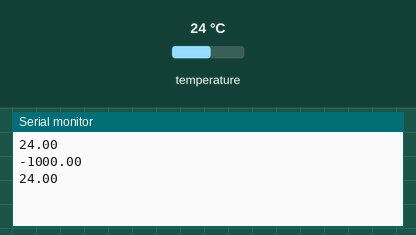
Recording of a sketch running on a simulated Arduino Mega 2560, built with avr-gcc and run on an emulated ATmega2560. Shown: the last lines printed to the serial monitor. The test bench sets the inputs (shaded band); at power-on: temperature 24 °C.

Above: at 7.6 s.
7.7 s: temperature set to 12 °C
At 9.6 s:
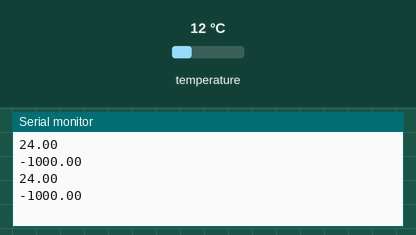
14.0 s: temperature set to 19 °C
At 17.1 s:
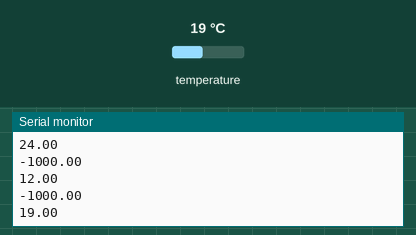
Timing chart, 0 to 18.6 s (numbered marks = the images above; inputs shaded):
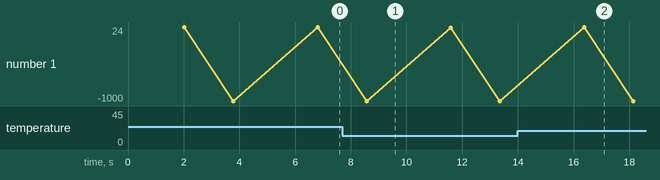

The sketch:

Temperature.ino
```cpp
#include <OneWire.h>


OneWire  ds(45);  // on pin 10 (a 4.7K resistor is necessary)

void setup(void) {
  Serial.begin(9600);
}

void loop(void) {
  Serial.println(GetTemp());
  delay(1000);
}

float GetTemp(){
  byte i;
  byte present = 0;
  byte type_s;
  byte data[12];
  byte addr[8];
  float celsius, fahrenheit;

  if ( !ds.search(addr)) {
    ds.reset_search();
    delay(750);
    //Serial.println("Not ready!");
    return -1000;
  }

  if (OneWire::crc8(addr, 7) != addr[7]) {
      Serial.println("CRC is not valid!");
      return -1000;
  }

  // the first ROM byte indicates which chip
  switch (addr[0]) {
    case 0x10:
      type_s = 1;
      break;
    case 0x28:
      type_s = 0;
      break;
    case 0x22:
      type_s = 0;
      break;
    default:
      Serial.println("Device is not a DS18x20 family device.");
      return -1000;
  }

  ds.reset();
  ds.select(addr);
  ds.write(0x44, 1);        // start conversion, with parasite power on at the end

  delay(2000);     // maybe 750ms is enough, maybe not
  // we might do a ds.depower() here, but the reset will take care of it.

  present = ds.reset();
  ds.select(addr);
  ds.write(0xBE);         // Read Scratchpad

  for ( i = 0; i < 9; i++) {           // we need 9 bytes
    data[i] = ds.read();
  }

  // Convert the data to actual temperature
  // because the result is a 16 bit signed integer, it should
  // be stored to an "int16_t" type, which is always 16 bits
  // even when compiled on a 32 bit processor.
  int16_t raw = (data[1] << 8) | data[0];
  if (type_s) {
    raw = raw << 3; // 9 bit resolution default
    if (data[7] == 0x10) {
      // "count remain" gives full 12 bit resolution
      raw = (raw & 0xFFF0) + 12 - data[6];
    }
  } else {
    byte cfg = (data[4] & 0x60);
    // at lower res, the low bits are undefined, so let's zero them
    if (cfg == 0x00) raw = raw & ~7;  // 9 bit resolution, 93.75 ms
    else if (cfg == 0x20) raw = raw & ~3; // 10 bit res, 187.5 ms
    else if (cfg == 0x40) raw = raw & ~1; // 11 bit res, 375 ms
    //// default is 12 bit resolution, 750 ms conversion time
  }
  celsius = (float)raw / 16.0;
  fahrenheit = celsius * 1.8 + 32.0;

  return celsius;
}
```

Measured:
- after the input at 14.0 s, the serial monitor: prints a new line after 2.4 s (image 2)
- plotted number 1: -1000 → 19 after the input at 14.0 s
